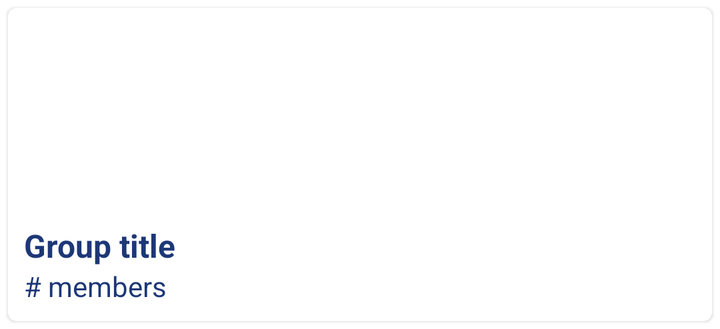
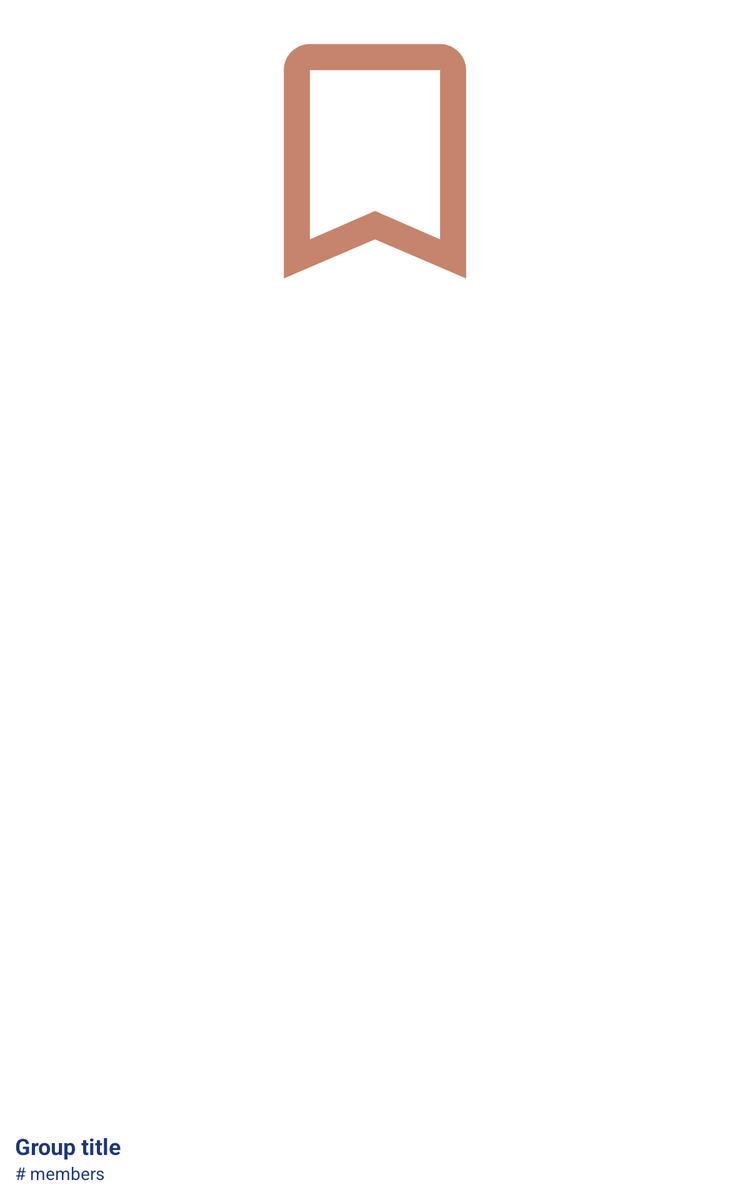

Compare how this app lays out the same screen by default and in its alternative resource folder. The renders come first, then the two layout files and the values they reference.
<!-- AndroidManifest.xml: application theme AppTheme -->
<!-- res/layout/home_meetupgroup_item.xml -->
<?xml version="1.0" encoding="utf-8"?>
<FrameLayout xmlns:android="http://schemas.android.com/apk/res/android"
    xmlns:tools="http://schemas.android.com/tools"
    android:layout_width="match_parent"
    android:layout_height="wrap_content"
    android:orientation="vertical">

    <com.google.android.material.card.MaterialCardView
        android:layout_width="match_parent"
        android:layout_height="match_parent"
        android:layout_margin="@dimen/margin_small"
        android:elevation="8dp">

        <LinearLayout
            android:layout_width="match_parent"
            android:layout_height="match_parent"
            android:orientation="vertical">

            <ImageView
                android:id="@+id/imageview_group_image"
                android:layout_width="match_parent"
                android:layout_height="@dimen/meetup_group_image_height"
                android:contentDescription="@string/content_description_group_image" />

            <TextView
                android:id="@+id/textview_group_title"
                android:layout_width="match_parent"
                android:layout_height="wrap_content"
                android:layout_marginTop="@dimen/margin_medium"
                android:paddingLeft="@dimen/margin_medium"
                android:paddingRight="@dimen/margin_medium"
                android:textColor="@color/colorPrimary"
                android:textSize="@dimen/text_size_medium"
                android:textStyle="bold"
                android:ellipsize="end"
                android:maxLines="3"
                tools:text="@string/tools_group_title" />

            <TextView
                android:id="@+id/textview_group_members"
                android:layout_width="match_parent"
                android:layout_height="wrap_content"
                android:layout_marginBottom="@dimen/margin_medium"
                android:paddingLeft="@dimen/margin_medium"
                android:paddingRight="@dimen/margin_medium"
                android:textColor="@color/colorPrimary"
                tools:text="@string/tools_group_members" />
        </LinearLayout>
    </com.google.android.material.card.MaterialCardView>
</FrameLayout>
<!-- resources referenced by this layout -->
<resources>
  <color name="colorPrimary">#1d3777</color>
  <dimen name="margin_medium">8dp</dimen>
  <dimen name="margin_small">4dp</dimen>
  <dimen name="meetup_group_image_height">100dp</dimen>
  <dimen name="text_size_medium">16sp</dimen>
  <string name="content_description_group_image">Group image</string>
  <string name="tools_group_members"># members</string>
  <string name="tools_group_title">Group title</string>
  <!-- from res/values-v21/ -->
  <style name="AppTheme" parent="Theme.MaterialComponents.Light.NoActionBar">
          <item name="colorPrimary">@color/colorPrimary</item>
          <item name="colorPrimaryDark">@color/colorPrimaryDark</item>
          <item name="colorAccent">@color/colorAccent</item>
          <item name="android:windowContentTransitions">true</item>
          <item name="android:windowAllowEnterTransitionOverlap">true</item>
      </style>
  <color name="colorPrimaryDark">#122660</color>
  <color name="colorAccent">#C5846B</color>
</resources>
<!-- res/layout-sw600dp/home_meetupgroup_item.xml (the repository's variant of the layout above) -->
<!-- drawn on a 7-inch tablet held upright -->
<?xml version="1.0" encoding="utf-8"?>
<FrameLayout xmlns:android="http://schemas.android.com/apk/res/android"
    xmlns:tools="http://schemas.android.com/tools"
    android:layout_width="match_parent"
    android:layout_height="wrap_content"
    android:orientation="vertical">

    <com.google.android.material.card.MaterialCardView
        android:layout_width="match_parent"
        android:layout_height="match_parent"
        android:layout_margin="@dimen/margin_small"
        android:elevation="8dp">

        <FrameLayout
            android:layout_width="match_parent"
            android:layout_height="match_parent"
            android:orientation="vertical">

            <ImageView
                android:id="@+id/imageview_group_image"
                android:layout_width="match_parent"
                android:layout_height="@dimen/meetup_group_image_height"
                android:contentDescription="@string/content_description_group_image"
                android:src="@drawable/ic_bookmark" />

            <View
                android:layout_width="match_parent"
                android:layout_height="match_parent"
                android:background="@drawable/meetup_group_text_background" />

            <LinearLayout
                android:layout_width="wrap_content"
                android:layout_height="wrap_content"
                android:layout_gravity="bottom|start"
                android:orientation="vertical">

                <TextView
                    android:id="@+id/textview_group_title"
                    android:layout_width="match_parent"
                    android:layout_height="wrap_content"
                    android:layout_gravity="bottom|start"
                    android:layout_marginTop="@dimen/margin_medium"
                    android:paddingLeft="@dimen/margin_medium"
                    android:paddingRight="@dimen/margin_medium"
                    android:textColor="@color/colorPrimary"
                    android:textSize="@dimen/text_size_big"
                    android:textStyle="bold"
                    tools:text="@string/tools_group_title" />

                <TextView
                    android:id="@+id/textview_group_members"
                    android:layout_width="match_parent"
                    android:layout_height="wrap_content"
                    android:layout_marginBottom="@dimen/margin_medium"
                    android:paddingLeft="@dimen/margin_medium"
                    android:paddingRight="@dimen/margin_medium"
                    android:textColor="@color/colorPrimary"
                    tools:text="@string/tools_group_members" />
            </LinearLayout>
        </FrameLayout>
    </com.google.android.material.card.MaterialCardView>
</FrameLayout>
<!-- resources referenced by the variant -->
<!-- as a 7-inch tablet held upright resolves them -->
<resources>
  <color name="colorPrimary">#1d3777</color>
  <dimen name="margin_medium">8dp</dimen>
  <dimen name="margin_small">4dp</dimen>
  <!-- from res/values-sw600dp/ -->
  <dimen name="meetup_group_image_height">250dp</dimen>
  <dimen name="text_size_big">18sp</dimen>
  <!-- drawable ic_bookmark (drawable) -->
  <vector android:autoMirrored="true" android:height="24dp"
      android:viewportHeight="24" android:viewportWidth="24"
      android:width="24dp" xmlns:android="http://schemas.android.com/apk/res/android">
      <path android:fillColor="#C5846B" android:pathData="M17,3L7,3c-1.1,0 -2,0.9 -2,2v16l7,-3 7,3L19,5c0,-1.1 -0.9,-2 -2,-2zM17,18l-5,-2.18L7,18L7,5h10v13z"/>
  </vector>
  <!-- drawable meetup_group_text_background (drawable) -->
  <?xml version="1.0" encoding="utf-8"?>
  <shape xmlns:android="http://schemas.android.com/apk/res/android"
      android:shape="rectangle">
  <gradient
      android:angle="-90"
      android:startColor="#00000000"
      android:centerColor="#00000000"
      android:endColor="@color/color_white"
      android:type="linear"/>
  </shape>
  <string name="content_description_group_image">Group image</string>
  <string name="tools_group_members"># members</string>
  <string name="tools_group_title">Group title</string>
  <!-- from res/values-v21/ -->
  <style name="AppTheme" parent="Theme.MaterialComponents.Light.NoActionBar">
          <item name="colorPrimary">@color/colorPrimary</item>
          <item name="colorPrimaryDark">@color/colorPrimaryDark</item>
          <item name="colorAccent">@color/colorAccent</item>
          <item name="android:windowContentTransitions">true</item>
          <item name="android:windowAllowEnterTransitionOverlap">true</item>
      </style>
  <color name="color_white">#FFFFFF</color>
  <color name="colorPrimaryDark">#122660</color>
  <color name="colorAccent">#C5846B</color>
</resources>
